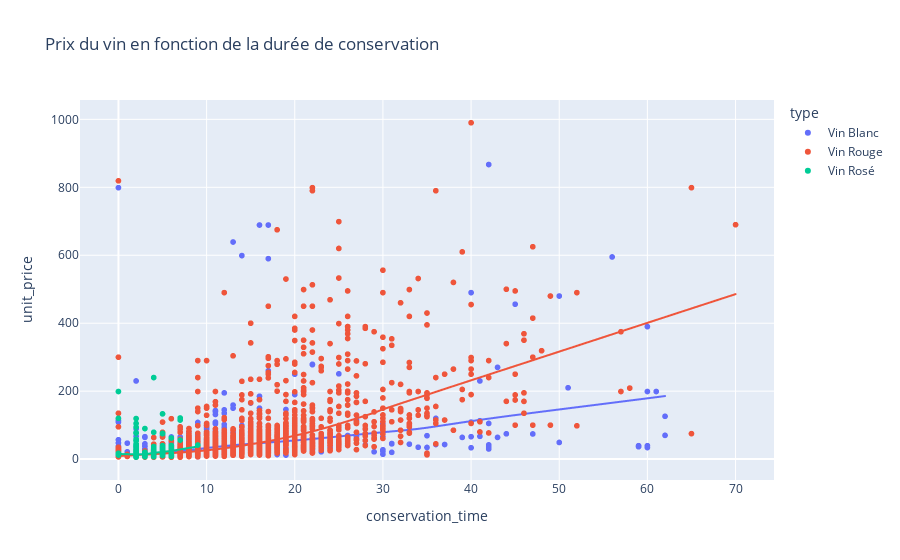

Source (notebook cell):
### Code cell
px.scatter(
    df,
    x="conservation_time",
    y="unit_price",
    trendline="lowess",
    color="type",
    title="Prix du vin en fonction de la durée de conservation",
)

### Figure 1 — Plotly figure (JSON) as saved in the notebook; plotly's stock layout.template omitted (floating-point values rounded to 4 significant figures; data arrays with more than 128 entries replaced by an {"elided": "..."} marker saying what was removed)
{"data": [{"hovertemplate": "type=Vin Blanc<br>conservation_time=%{x}<br>unit_price=%{y}<extra></extra>", "legendgroup": "Vin Blanc", "marker": {"color": "#636efa", "symbol": "circle"}, "mode": "markers", "name": "Vin Blanc", "showlegend": true, "type": "scattergl", "x": {"elided": "1437 int values"}, "xaxis": "x", "y": {"elided": "1437 float values"}, "yaxis": "y"}, {"hovertemplate": "<b>LOWESS trendline</b><br><br>type=Vin Blanc<br>conservation_time=%{x}<br>unit_price=%{y} <b>(trend)</b><extra></extra>", "legendgroup": "Vin Blanc", "marker": {"color": "#636efa", "symbol": "circle"}, "mode": "lines", "name": "Vin Blanc", "showlegend": false, "type": "scattergl", "x": {"elided": "1251 int values"}, "xaxis": "x", "y": {"elided": "1251 float values"}, "yaxis": "y"}, {"hovertemplate": "type=Vin Rouge<br>conservation_time=%{x}<br>unit_price=%{y}<extra></extra>", "legendgroup": "Vin Rouge", "marker": {"color": "#EF553B", "symbol": "circle"}, "mode": "markers", "name": "Vin Rouge", "showlegend": true, "type": "scattergl", "x": {"elided": "2694 int values"}, "xaxis": "x", "y": {"elided": "2694 float values"}, "yaxis": "y"}, {"hovertemplate": "<b>LOWESS trendline</b><br><br>type=Vin Rouge<br>conservation_time=%{x}<br>unit_price=%{y} <b>(trend)</b><extra></extra>", "legendgroup": "Vin Rouge", "marker": {"color": "#EF553B", "symbol": "circle"}, "mode": "lines", "name": "Vin Rouge", "showlegend": false, "type": "scattergl", "x": {"elided": "2458 int values"}, "xaxis": "x", "y": {"elided": "2458 float values"}, "yaxis": "y"}, {"hovertemplate": "type=Vin Rosé<br>conservation_time=%{x}<br>unit_price=%{y}<extra></extra>", "legendgroup": "Vin Rosé", "marker": {"color": "#00cc96", "symbol": "circle"}, "mode": "markers", "name": "Vin Rosé", "showlegend": true, "type": "scattergl", "x": {"elided": "206 int values"}, "xaxis": "x", "y": {"elided": "206 float values"}, "yaxis": "y"}, {"hovertemplate": "<b>LOWESS trendline</b><br><br>type=Vin Rosé<br>conservation_time=%{x}<br>unit_price=%{y} <b>(trend)</b><extra></extra>", "legendgroup": "Vin Rosé", "marker": {"color": "#00cc96", "symbol": "circle"}, "mode": "lines", "name": "Vin Rosé", "showlegend": false, "type": "scattergl", "x": {"elided": "176 int values"}, "xaxis": "x", "y": {"elided": "176 float values"}, "yaxis": "y"}], "layout": {"legend": {"title": {"text": "type"}, "tracegroupgap": 0}, "title": {"text": "Prix du vin en fonction de la durée de conservation"}, "xaxis": {"anchor": "y", "domain": [0, 1], "title": {"text": "conservation_time"}}, "yaxis": {"anchor": "x", "domain": [0, 1], "title": {"text": "unit_price"}}}}
